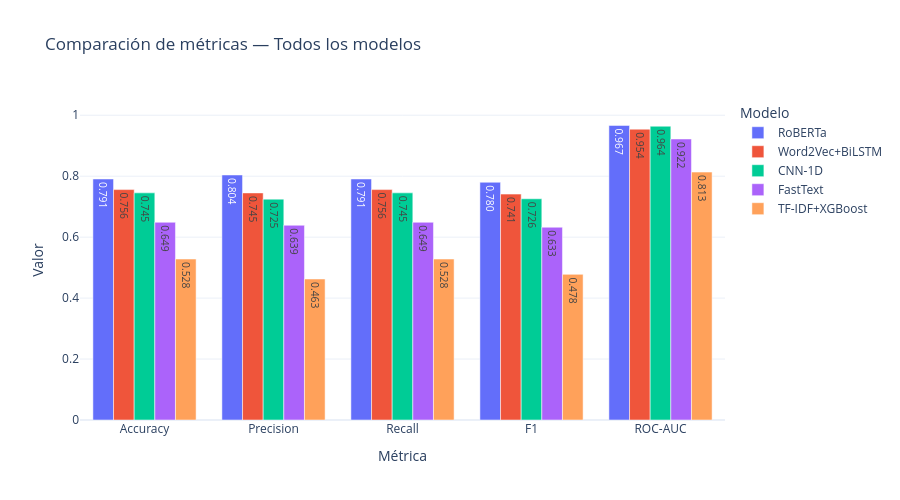
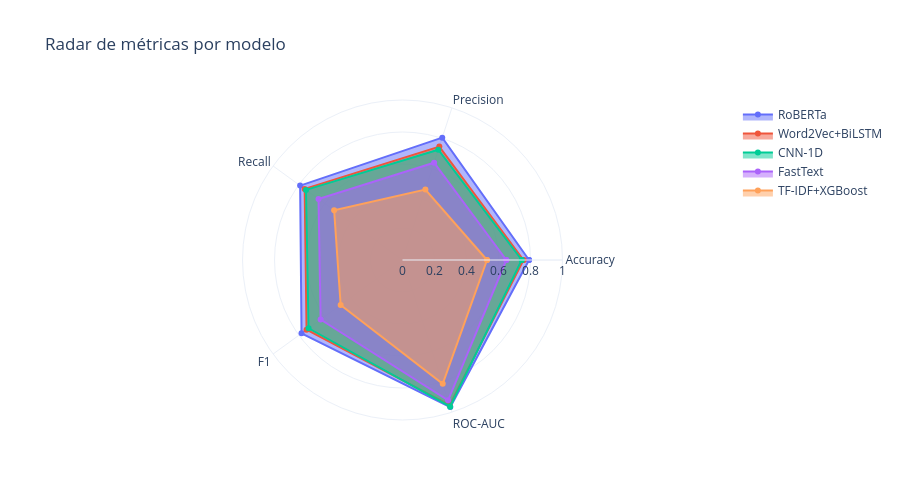

The notebook cell saved with these charts, in order:
### Code cell
# ─── Gráfico comparativo de métricas ────────────────────────────────────────
metrics_long = results_df.melt(
    id_vars='Modelo',
    value_vars=['Accuracy', 'Precision', 'Recall', 'F1', 'ROC-AUC'],
    var_name='Métrica', value_name='Valor'
)
fig_comp = px.bar(
    metrics_long,
    x='Métrica', y='Valor', color='Modelo',
    barmode='group', text_auto='.3f',
    title='Comparación de métricas — Todos los modelos',
    template=TEMPLATE, height=500
)
fig_comp.update_layout(yaxis_range=[0, 1.05])
fig_comp.show()

# ─── Radar chart ────────────────────────────────────────────────────────────
cats = ['Accuracy', 'Precision', 'Recall', 'F1', 'ROC-AUC']
fig_radar = go.Figure()
for _, row in results_df.iterrows():
    vals = [row[c] for c in cats] + [row[cats[0]]]
    fig_radar.add_trace(go.Scatterpolar(
        r=vals, theta=cats + [cats[0]],
        fill='toself', name=row['Modelo']
    ))
fig_radar.update_layout(
    polar=dict(radialaxis=dict(visible=True, range=[0,1])),
    title='Radar de métricas por modelo',
    template=TEMPLATE, height=500
)
fig_radar.show()

### Figure 1 — Plotly figure (JSON) as saved in the notebook; plotly's stock layout.template omitted (floating-point values rounded to 4 significant figures)
{"data": [{"alignmentgroup": "True", "hovertemplate": "Modelo=RoBERTa<br>Métrica=%{x}<br>Valor=%{y}<extra></extra>", "legendgroup": "RoBERTa", "marker": {"color": "#636efa", "pattern": {"shape": ""}}, "name": "RoBERTa", "offsetgroup": "RoBERTa", "orientation": "v", "showlegend": true, "textposition": "auto", "texttemplate": "%{y:.3f}", "type": "bar", "x": ["Accuracy", "Precision", "Recall", "F1", "ROC-AUC"], "xaxis": "x", "y": [0.7909, 0.804, 0.7909, 0.7801, 0.9665], "yaxis": "y"}, {"alignmentgroup": "True", "hovertemplate": "Modelo=Word2Vec+BiLSTM<br>Métrica=%{x}<br>Valor=%{y}<extra></extra>", "legendgroup": "Word2Vec+BiLSTM", "marker": {"color": "#EF553B", "pattern": {"shape": ""}}, "name": "Word2Vec+BiLSTM", "offsetgroup": "Word2Vec+BiLSTM", "orientation": "v", "showlegend": true, "textposition": "auto", "texttemplate": "%{y:.3f}", "type": "bar", "x": ["Accuracy", "Precision", "Recall", "F1", "ROC-AUC"], "xaxis": "x", "y": [0.756, 0.7451, 0.756, 0.7412, 0.9543], "yaxis": "y"}, {"alignmentgroup": "True", "hovertemplate": "Modelo=CNN-1D<br>Métrica=%{x}<br>Valor=%{y}<extra></extra>", "legendgroup": "CNN-1D", "marker": {"color": "#00cc96", "pattern": {"shape": ""}}, "name": "CNN-1D", "offsetgroup": "CNN-1D", "orientation": "v", "showlegend": true, "textposition": "auto", "texttemplate": "%{y:.3f}", "type": "bar", "x": ["Accuracy", "Precision", "Recall", "F1", "ROC-AUC"], "xaxis": "x", "y": [0.7453, 0.7247, 0.7453, 0.7259, 0.964], "yaxis": "y"}, {"alignmentgroup": "True", "hovertemplate": "Modelo=FastText<br>Métrica=%{x}<br>Valor=%{y}<extra></extra>", "legendgroup": "FastText", "marker": {"color": "#ab63fa", "pattern": {"shape": ""}}, "name": "FastText", "offsetgroup": "FastText", "orientation": "v", "showlegend": true, "textposition": "auto", "texttemplate": "%{y:.3f}", "type": "bar", "x": ["Accuracy", "Precision", "Recall", "F1", "ROC-AUC"], "xaxis": "x", "y": [0.6488, 0.639, 0.6488, 0.6326, 0.9221], "yaxis": "y"}, {"alignmentgroup": "True", "hovertemplate": "Modelo=TF-IDF+XGBoost<br>Métrica=%{x}<br>Valor=%{y}<extra></extra>", "legendgroup": "TF-IDF+XGBoost", "marker": {"color": "#FFA15A", "pattern": {"shape": ""}}, "name": "TF-IDF+XGBoost", "offsetgroup": "TF-IDF+XGBoost", "orientation": "v", "showlegend": true, "textposition": "auto", "texttemplate": "%{y:.3f}", "type": "bar", "x": ["Accuracy", "Precision", "Recall", "F1", "ROC-AUC"], "xaxis": "x", "y": [0.5282, 0.4626, 0.5282, 0.4778, 0.8135], "yaxis": "y"}], "layout": {"barmode": "group", "height": 500, "legend": {"title": {"text": "Modelo"}, "tracegroupgap": 0}, "title": {"text": "Comparación de métricas — Todos los modelos"}, "xaxis": {"anchor": "y", "domain": [0, 1], "title": {"text": "Métrica"}}, "yaxis": {"anchor": "x", "domain": [0, 1], "range": [0, 1.05], "title": {"text": "Valor"}}}}

### Figure 2 — Plotly figure (JSON) as saved in the notebook; plotly's stock layout.template omitted (floating-point values rounded to 4 significant figures)
{"data": [{"fill": "toself", "name": "RoBERTa", "r": [0.7909, 0.804, 0.7909, 0.7801, 0.9665, 0.7909], "theta": ["Accuracy", "Precision", "Recall", "F1", "ROC-AUC", "Accuracy"], "type": "scatterpolar"}, {"fill": "toself", "name": "Word2Vec+BiLSTM", "r": [0.756, 0.7451, 0.756, 0.7412, 0.9543, 0.756], "theta": ["Accuracy", "Precision", "Recall", "F1", "ROC-AUC", "Accuracy"], "type": "scatterpolar"}, {"fill": "toself", "name": "CNN-1D", "r": [0.7453, 0.7247, 0.7453, 0.7259, 0.964, 0.7453], "theta": ["Accuracy", "Precision", "Recall", "F1", "ROC-AUC", "Accuracy"], "type": "scatterpolar"}, {"fill": "toself", "name": "FastText", "r": [0.6488, 0.639, 0.6488, 0.6326, 0.9221, 0.6488], "theta": ["Accuracy", "Precision", "Recall", "F1", "ROC-AUC", "Accuracy"], "type": "scatterpolar"}, {"fill": "toself", "name": "TF-IDF+XGBoost", "r": [0.5282, 0.4626, 0.5282, 0.4778, 0.8135, 0.5282], "theta": ["Accuracy", "Precision", "Recall", "F1", "ROC-AUC", "Accuracy"], "type": "scatterpolar"}], "layout": {"height": 500, "polar": {"radialaxis": {"range": [0, 1], "visible": true}}, "title": {"text": "Radar de métricas por modelo"}}}
